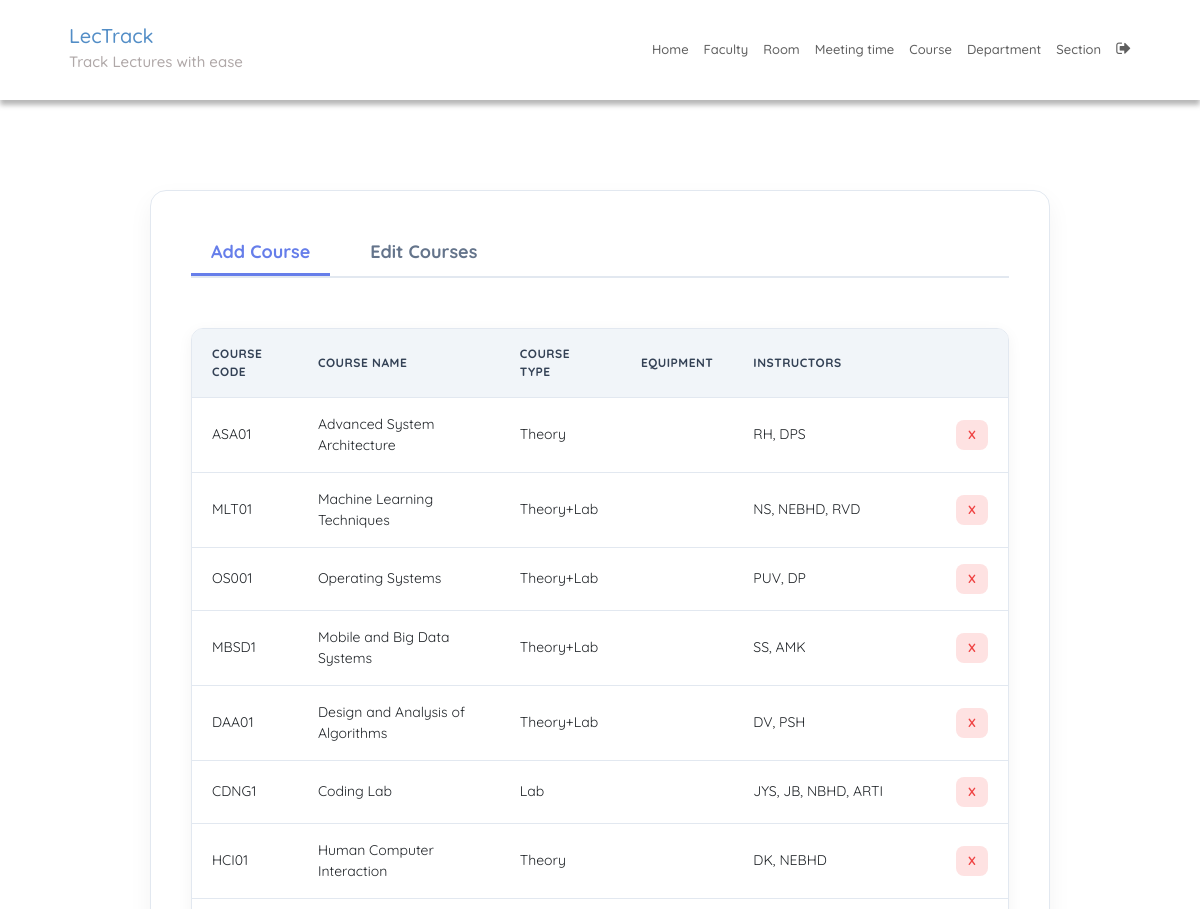
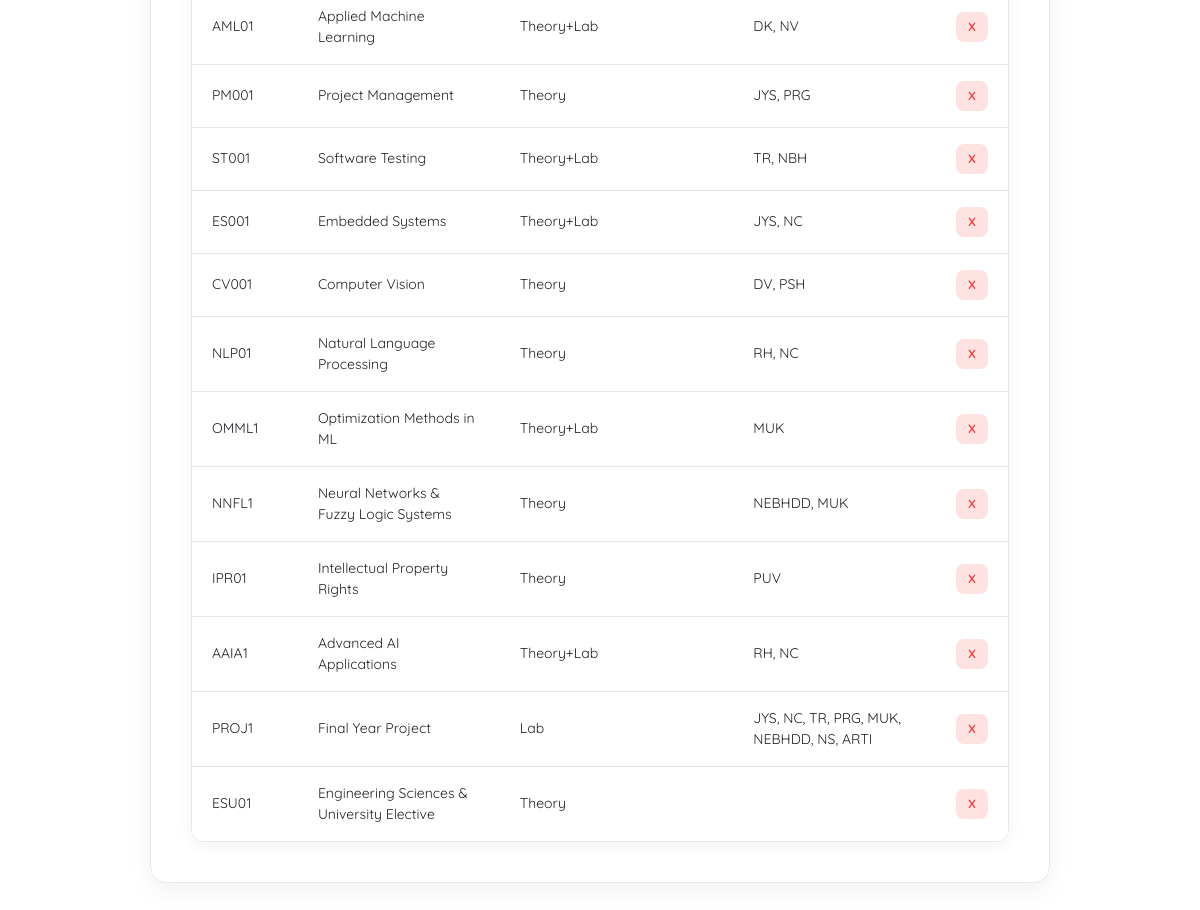
Screenshot of /courseEdit/ (signed in) with the database file from the repository (2 pictures, top to bottom).
### SchedulerApp/models.py (models this page shows, shortened)
class Course(models.Model):
    course_number = models.CharField(max_length=5, primary_key=True)
    course_name = models.CharField(max_length=40)
    course_type = models.CharField(max_length=20, default='Theory', choices=[
        ('Theory', 'Theory'),
        ('Lab', 'Lab'),
        ('Theory+Lab', 'Theory + Lab'),
    ])
    equipment_required = models.CharField(max_length=100, blank=True, help_text="Required equipment for AI/ML courses")
    instructors = models.ManyToManyField(Instructor)

### SchedulerApp/views.py (the view)
# urls.py: path('courseEdit/', courseEdit, name='courseEdit'),
@login_required
def courseEdit(request):
    instructor = defaultdict(list)
    for course in Course.instructors.through.objects.all():
        course_number = course.course_id
        instructor_name = Instructor.objects.filter(
            id=course.instructor_id).values('name')[0]['name']
        instructor[course_number].append(instructor_name)
    context = {'courses': Course.objects.all(), 'instructor': instructor}
    return render(request, 'courseEdit.html', context)

### SchedulerApp/templatetags/index.py (called while the page is built)
@register.filter
def dictKey(d, k):
    return ', '.join(d[k]) or ''

@register.tag
def active(parser, token):
    args = token.split_contents()
    template_tag = args[0]
    if len(args) < 2:
        raise (template.TemplateSyntaxError, f'{template_tag} tag requires at least one argument')
    return NavSelectedNode(args[1:])

    def render(self, context):
        path = context['request'].path
        for p in self.patterns:
            pValue = template.Variable(p).resolve(context)
            if path == pValue:
                return 'active'
        return ''

### templates/courseEdit.html (shortened to what this page needs)
{% extends 'base.html' %}
{% block content %}
{% load static %}
{% load index %}
<fieldset class="fieldset">
  <div class="tablink">
    <a href="{% url 'courseAdd'%}">
      <h1 onclick="openPage('new')" id="defaultOpen">Add Course</h1>
    </a>
    <h1 onclick="openPage('edit')" id="link_to_edit">Edit Courses</h1>
  </div>
  <div class="tabcontent" id="edit">
    <table class="editTable">
      <thead>
        <tr class="table-headers">
          <th>Course Code</th>
          <th>Course Name</th>
          <th>Course Type</th>
          <th>Equipment</th>
          <th>Instructors</th>
          <th class="empty"></th>
        </tr>
      </thead>
      <tbody>
        {% for crs in courses %}
        <tr>
          <td>{{crs.course_number}}</td>
          <td>{{crs.course_name}}</td>
          <td>{{crs.course_type}}</td>
          <td>{{crs.equipment_required}}</td>
          <td>{{instructor|dictKey:crs.course_number}}</td>
          <td class="empty">
            <form action="{% url 'deletecourse' crs.course_number %}" method="post">
              <input type="submit" value="X" class="cross">
            </form>
          </td>
        </tr>
        {% endfor %}
      </tbody>
    </table>
  </div>
</fieldset>
{% endblock %}

### static/CSS/style.css (style rules this page uses)
:root { --blue1: #4A90E2; --blue2: #357ABD; --blue3: #2968A3; --purple1: #9B59B6; --purple2: #8E44AD; --purple3: #7D3C98; --purple4: #BB8FCE; --white: #fff; --grey: #aaa; --dark-grey: #444; --light-grey: #a29999; --lighter-grey: #dddddd; --lightest-grey: #f3f3f3; --box-shadow: #9e9292; }
html { font-size: 100%; box-sizing: border-box; scroll-behavior: smooth; }
html, body { margin: 0; padding: 0; width: 100vw; min-height: 100%; text-rendering: optimizeLegibility; font-family: "Quicksand", sans-serif; font-size: 62.5%; }
body { position: relative; }
a { text-decoration: none; }
fieldset { padding: 40px; border-radius: 16px; background: white; box-shadow: 0 10px 25px rgba(0, 0, 0, 0.05); border: 1px solid #e2e8f0; margin-top: 30px; }
.fieldset { width: 100%; max-width: 900px; margin-left: auto; margin-right: auto; font-size: 1.6rem; }
.tablink { display: flex; gap: 20px; margin-bottom: 30px; border-bottom: 2px solid #e2e8f0; }
.tablink a { text-decoration: none; }
.tablink h1 { color: #64748b; padding: 10px 20px; cursor: pointer; font-size: 1.8rem; font-weight: 700; margin: 0; border-bottom: 3px solid transparent; transition: all 0.3s; }
.tablink h1:hover, .tablink h1#defaultOpen { color: #667eea; border-bottom-color: #667eea; }
.tabcontent { display: flex; flex-direction: column; gap: 20px; }
.editTable, .timetable { width: 100%; border-collapse: separate; border-spacing: 0; margin-top: 2rem; font-size: 1.4rem; border-radius: 12px; overflow: hidden; box-shadow: 0 4px 15px rgba(0, 0, 0, 0.05); border: 1px solid #e2e8f0; }
.editTable thead tr, .timetable thead tr { background-color: #f1f5f9; color: #334155; font-weight: 700; text-transform: uppercase; font-size: 1.2rem; letter-spacing: 0.5px; }
.editTable th, .editTable td, .timetable th, .timetable td { padding: 16px 20px; text-align: left; border-bottom: 1px solid #e2e8f0; }
.editTable tbody tr, .timetable tbody tr { transition: background-color 0.2s; background-color: white; }
.editTable tbody tr:last-child td, .timetable tbody tr:last-child td { border-bottom: none; }
.empty form { display: flex; justify-content: center; }
.cross { border-radius: 8px; font-size: 1.2rem; font-weight: bold; padding: 6px 12px; color: #ef4444; background-color: #fee2e2; border: none; cursor: pointer; transition: background 0.2s, color 0.2s; }

### rows the page displays
Course: course_number "ASA01", course_name "Advanced System Architecture", course_type "Theory", course_number "RH, DPS"
Course: course_number "MLT01", course_name "Machine Learning Techniques", course_type "Theory+Lab", course_number "NS, NEBHD, RVD"
Course: course_number "OS001", course_name "Operating Systems", course_type "Theory+Lab", course_number "PUV, DP"
Course: course_number "MBSD1", course_name "Mobile and Big Data Systems", course_type "Theory+Lab", course_number "SS, AMK"
Course: course_number "DAA01", course_name "Design and Analysis of Algorithms", course_type "Theory+Lab", course_number "DV, PSH"
Course: course_number "CDNG1", course_name "Coding Lab", course_type "Lab", course_number "JYS, JB, NBHD, ARTI"
Course: course_number "HCI01", course_name "Human Computer Interaction", course_type "Theory", course_number "DK, NEBHD"
Course: course_number "AML01", course_name "Applied Machine Learning", course_type "Theory+Lab", course_number "DK, NV"
Course: course_number "PM001", course_name "Project Management", course_type "Theory", course_number "JYS, PRG"
Course: course_number "ST001", course_name "Software Testing", course_type "Theory+Lab", course_number "TR, NBH"
Course: course_number "ES001", course_name "Embedded Systems", course_type "Theory+Lab", course_number "JYS, NC"
Course: course_number "CV001", course_name "Computer Vision", course_type "Theory", course_number "DV, PSH"
Course: course_number "NLP01", course_name "Natural Language Processing", course_type "Theory", course_number "RH, NC"
Course: course_number "OMML1", course_name "Optimization Methods in ML", course_type "Theory+Lab", course_number "MUK"
Course: course_number "NNFL1", course_name "Neural Networks & Fuzzy Logic Systems", course_type "Theory", course_number "NEBHDD, MUK"
Course: course_number "IPR01", course_name "Intellectual Property Rights", course_type "Theory", course_number "PUV"
Course: course_number "AAIA1", course_name "Advanced AI Applications", course_type "Theory+Lab", course_number "RH, NC"
Course: course_number "PROJ1", course_name "Final Year Project", course_type "Lab", course_number "JYS, NC, TR, PRG, MUK, NEBHDD, NS, ARTI"
Course: course_number "ESU01", course_name "Engineering Sciences & University Elective", course_type "Theory"
